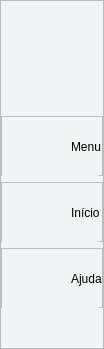
     <widget class="QFrame" name="frame_8">
      <property name="sizePolicy">
       <sizepolicy hsizetype="Preferred" vsizetype="Expanding">
        <horstretch>0</horstretch>
        <verstretch>0</verstretch>
       </sizepolicy>
      </property>
      <property name="minimumSize">
       <size>
        <width>0</width>
        <height>0</height>
       </size>
      </property>
      <property name="maximumSize">
       <size>
        <width>70</width>
        <height>16777215</height>
       </size>
      </property>
      <property name="styleSheet">
       <string notr="true">
background-color: rgb(240, 244, 245);


</string>
      </property>
      <property name="frameShape">
       <enum>QFrame::NoFrame</enum>
      </property>
      <property name="frameShadow">
       <enum>QFrame::Raised</enum>
      </property>
      <layout class="QVBoxLayout" name="verticalLayout_5">
       <property name="spacing">
        <number>0</number>
       </property>
       <property name="leftMargin">
        <number>0</number>
       </property>
       <property name="topMargin">
        <number>0</number>
       </property>
       <property name="rightMargin">
        <number>0</number>
       </property>
       <property name="bottomMargin">
        <number>0</number>
       </property>
       <item>
        <widget class="QFrame" name="frame">
         <property name="frameShape">
          <enum>QFrame::StyledPanel</enum>
         </property>
         <property name="frameShadow">
          <enum>QFrame::Raised</enum>
         </property>
         <layout class="QVBoxLayout" name="verticalLayout_7">
          <property name="spacing">
           <number>6</number>
          </property>
          <property name="leftMargin">
           <number>0</number>
          </property>
          <property name="topMargin">
           <number>0</number>
          </property>
          <property name="rightMargin">
           <number>0</number>
          </property>
          <property name="bottomMargin">
           <number>0</number>
          </property>
          <item>
           <spacer name="verticalSpacer_5">
            <property name="orientation">
             <enum>Qt::Vertical</enum>
            </property>
            <property name="sizeType">
             <enum>QSizePolicy::Fixed</enum>
            </property>
            <property name="sizeHint" stdset="0">
             <size>
              <width>20</width>
              <height>115</height>
             </size>
            </property>
           </spacer>
          </item>
          <item>
           <widget class="QFrame" name="frame_14">
            <property name="minimumSize">
             <size>
              <width>0</width>
              <height>60</height>
             </size>
            </property>
            <property name="maximumSize">
             <size>
              <width>16777215</width>
              <height>60</height>
             </size>
            </property>
            <property name="styleSheet">
             <string notr="true">QFrame:hover {
	background-color: rgb(231, 235, 237);
	border-radius:5px;
}</string>
            </property>
            <property name="frameShape">
             <enum>QFrame::StyledPanel</enum>
            </property>
            <property name="frameShadow">
             <enum>QFrame::Raised</enum>
            </property>
            <layout class="QHBoxLayout" name="horizontalLayout_8">
             <property name="spacing">
              <number>0</number>
             </property>
             <property name="leftMargin">
              <number>0</number>
             </property>
             <property name="topMargin">
              <number>0</number>
             </property>
             <property name="rightMargin">
              <number>0</number>
             </property>
             <property name="bottomMargin">
              <number>0</number>
             </property>
             <item>
              <widget class="QPushButton" name="btn_toggle">
               <property name="sizePolicy">
                <sizepolicy hsizetype="Expanding" vsizetype="Fixed">
                 <horstretch>0</horstretch>
                 <verstretch>0</verstretch>
                </sizepolicy>
               </property>
               <property name="minimumSize">
                <size>
                 <width>0</width>
                 <height>59</height>
                </size>
               </property>
               <property name="font">
                <font>
                 <family>Segoe UI</family>
                 <pointsize>9</pointsize>
                </font>
               </property>
               <property name="cursor">
                <cursorShape>PointingHandCursor</cursorShape>
               </property>
               <property name="layoutDirection">
                <enum>Qt::LeftToRight</enum>
               </property>
               <property name="styleSheet">
                <string notr="true">QPushButton {	
	
	background-image: url(:/16x16/icons/16x16/cil-menu.png);
	background-position: left center;
    background-repeat: no-repeat;
	border-radius: 5px;
	border-left: 24px solid  rgb(240, 244, 245);
	background-color: rgb(240, 244, 245);
	text-align: left;
	padding-left: 45px;
}
QPushButton:hover {
	background-color: rgb(231, 235, 237);
	border-left: 24px solid rgb(231, 235, 237);
}
</string>
               </property>
               <property name="text">
                <string>Menu</string>
               </property>
              </widget>
             </item>
            </layout>
           </widget>
          </item>
          <item>
           <widget class="QFrame" name="frame_15">
            <property name="maximumSize">
             <size>
              <width>16777215</width>
              <height>60</height>
             </size>
            </property>
            <property name="styleSheet">
             <string notr="true">QFrame:hover {
	background-color: rgb(231, 235, 237);
	border-radius:5px;
}</string>
            </property>
            <property name="frameShape">
             <enum>QFrame::StyledPanel</enum>
            </property>
            <property name="frameShadow">
             <enum>QFrame::Raised</enum>
            </property>
            <layout class="QHBoxLayout" name="horizontalLayout_9">
             <property name="spacing">
              <number>0</number>
             </property>
             <property name="leftMargin">
              <number>0</number>
             </property>
             <property name="topMargin">
              <number>0</number>
             </property>
             <property name="rightMargin">
              <number>0</number>
             </property>
             <property name="bottomMargin">
              <number>0</number>
             </property>
             <item>
              <widget class="QPushButton" name="btn_home">
               <property name="sizePolicy">
                <sizepolicy hsizetype="Expanding" vsizetype="Fixed">
                 <horstretch>0</horstretch>
                 <verstretch>0</verstretch>
                </sizepolicy>
               </property>
               <property name="minimumSize">
                <size>
                 <width>0</width>
                 <height>59</height>
                </size>
               </property>
               <property name="font">
                <font>
                 <family>Segoe UI</family>
                 <pointsize>9</pointsize>
                </font>
               </property>
               <property name="cursor">
                <cursorShape>PointingHandCursor</cursorShape>
               </property>
               <property name="layoutDirection">
                <enum>Qt::LeftToRight</enum>
               </property>
               <property name="styleSheet">
                <string notr="true">QPushButton {	
	
	background-image: url(:/16x16/icons/16x16/cil-home.png);
	background-position: left center;
    background-repeat: no-repeat;
	border-radius: 5px;
	border-left: 24px solid  rgb(240, 244, 245);
	background-color: rgb(240, 244, 245);
	text-align: left;
	padding-left: 45px;
}
QPushButton:hover {
	background-color: rgb(231, 235, 237);
	border-left: 24px solid rgb(231, 235, 237);
}
</string>
               </property>
               <property name="text">
                <string>Início</string>
               </property>
              </widget>
             </item>
            </layout>
           </widget>
          </item>
          <item>
           <widget class="QFrame" name="frame_17">
            <property name="maximumSize">
             <size>
              <width>16777215</width>
              <height>60</height>
             </size>
            </property>
            <property name="styleSheet">
             <string notr="true">QFrame:hover {
	background-color: rgb(231, 235, 237);
	border-radius:5px;
}</string>
            </property>
            <property name="frameShape">
             <enum>QFrame::StyledPanel</enum>
            </property>
            <property name="frameShadow">
             <enum>QFrame::Raised</enum>
            </property>
            <layout class="QHBoxLayout" name="horizontalLayout_13">
             <property name="spacing">
              <number>0</number>
             </property>
             <property name="leftMargin">
              <number>0</number>
             </property>
             <property name="topMargin">
              <number>0</number>
             </property>
             <property name="rightMargin">
              <number>0</number>
             </property>
             <property name="bottomMargin">
              <number>0</number>
             </property>
             <item>
              <widget class="QPushButton" name="btn_info">
               <property name="sizePolicy">
                <sizepolicy hsizetype="Expanding" vsizetype="Fixed">
                 <horstretch>0</horstretch>
                 <verstretch>0</verstretch>
                </sizepolicy>
               </property>
               <property name="minimumSize">
                <size>
                 <width>0</width>
                 <height>59</height>
                </size>
               </property>
               <property name="font">
                <font>
                 <family>Segoe UI</family>
                 <pointsize>9</pointsize>
                </font>
               </property>
               <property name="cursor">
                <cursorShape>PointingHandCursor</cursorShape>
               </property>
               <property name="layoutDirection">
                <enum>Qt::LeftToRight</enum>
               </property>
               <property name="styleSheet">
                <string notr="true">QPushButton {	
	
	background-image: url(:/16x16/icons/16x16/icons8-ajuda-16.png);
	background-position: left center;
    background-repeat: no-repeat;
	border-radius: 5px;
	border-left: 24px solid  rgb(240, 244, 245);
	background-color: rgb(240, 244, 245);
	text-align: left;
	padding-left: 45px;
}
QPushButton:hover {
	background-color: rgb(231, 235, 237);
	border-left: 24px solid rgb(231, 235, 237);
}
</string>
               </property>
               <property name="text">
                <string>Ajuda</string>
               </property>
              </widget>
             </item>
            </layout>
           </widget>
          </item>
          <item>
           <spacer name="verticalSpacer_4">
            <property name="orientation">
             <enum>Qt::Vertical</enum>
            </property>
            <property name="sizeHint" stdset="0">
             <size>
              <width>20</width>
              <height>40</height>
             </size>
            </property>
           </spacer>
          </item>
         </layout>
        </widget>
       </item>
      </layout>
     </widget>
